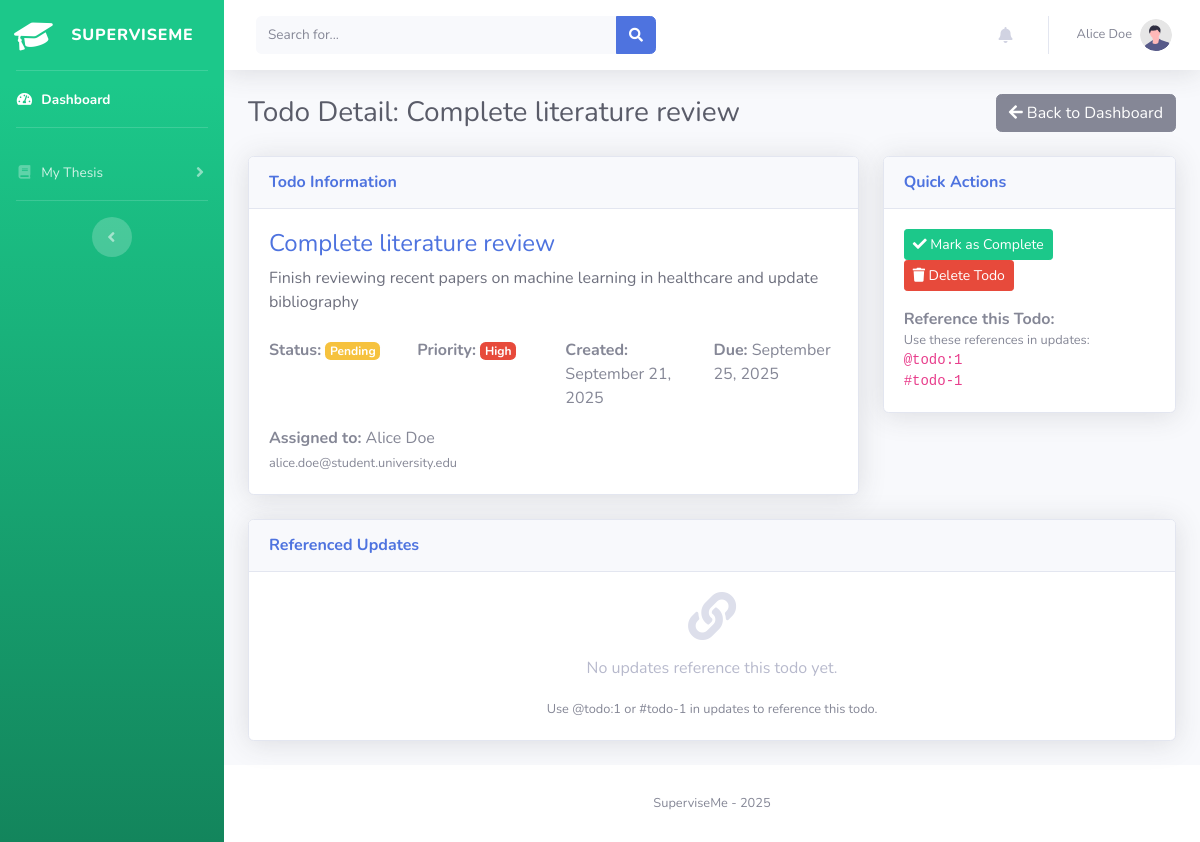
Page /student/todo/1 (signed in) on the committed database.
### superviseme/models.py (models this page shows)
class User_mgmt(UserMixin, db.Model):
    __tablename__ = "user_mgmt"
    id = db.Column(db.Integer, primary_key=True)
    username = db.Column(db.String(50), nullable=False, unique=True)
    name = db.Column(db.String(15))
    surname = db.Column(db.String(15))
    cdl = db.Column(db.String(15))
    email = db.Column(db.String(50), nullable=False, unique=True)
    password = db.Column(db.String(80), nullable=False)
    user_type = db.Column(db.String(10), nullable=False, default="student")
    joined_on = db.Column(db.Integer, nullable=False)
    gender = db.Column(db.String(10), default=None)
    nationality = db.Column(db.String(15), default=None)
    last_activity = db.Column(db.Integer, nullable=True)  # Track last activity timestamp
    last_activity_location = db.Column(db.String(100), nullable=True)  # Track where they were last active
    telegram_user_id = db.Column(db.String(50), nullable=True)  # Telegram user ID for bot notifications
    telegram_enabled = db.Column(db.Boolean, default=False, nullable=False)  # Enable/disable Telegram notifications
    telegram_notification_types = db.Column(db.Text, nullable=True)  # JSON string of enabled notification types
    thesis = db.relationship("Thesis", backref="author", lazy=True)

class Todo(db.Model):
    __tablename__ = "todo"
    id = db.Column(db.Integer, primary_key=True)
    thesis_id = db.Column(db.Integer, db.ForeignKey("thesis.id"), nullable=False)
    author_id = db.Column(db.Integer, db.ForeignKey("user_mgmt.id"), nullable=False)
    title = db.Column(db.String(200), nullable=False)
    description = db.Column(db.Text, nullable=True)
    status = db.Column(db.String(20), nullable=False, default="pending")  # "pending", "completed", "cancelled"
    priority = db.Column(db.String(10), nullable=False, default="medium")  # "low", "medium", "high"
    assigned_to_id = db.Column(db.Integer, db.ForeignKey("user_mgmt.id"), nullable=True)  # Can be assigned to student or supervisor
    due_date = db.Column(db.Integer, nullable=True)  # Unix timestamp
    completed_at = db.Column(db.Integer, nullable=True)  # Unix timestamp when marked complete
    created_at = db.Column(db.Integer, nullable=False)
    updated_at = db.Column(db.Integer, nullable=False)
    thesis = db.relationship("Thesis", backref="todos", lazy=True)
    author = db.relationship("User_mgmt", foreign_keys=[author_id], backref="created_todos", lazy=True)
    assigned_to = db.relationship("User_mgmt", foreign_keys=[assigned_to_id], backref="assigned_todos", lazy=True)

### superviseme/routes/student.py (the view)
@student.route("/student/todo/<int:todo_id>")
@login_required
def todo_detail(todo_id):
    privilege_check = check_privileges(current_user.username, role="student")
    if privilege_check is not True:
        return privilege_check
    todo = Todo.query.join(Thesis, Todo.thesis_id == Thesis.id).filter(
        Todo.id == todo_id,
        Thesis.author_id == current_user.id  # Student can access their thesis todos
    ).first()
    if not todo:
        flash("Todo not found or access denied")
        return redirect(url_for('student.dashboard'))
    from superviseme.models import Todo_Reference
    referenced_updates = db.session.query(Thesis_Update).join(Todo_Reference).filter(
        Todo_Reference.todo_id == todo_id
    ).order_by(Thesis_Update.created_at.desc()).all()
    return render_template("student/todo_detail.html", todo=todo,
                           referenced_updates=referenced_updates,
                           dt=datetime.fromtimestamp)

### superviseme/utils/logging_config.py (called while the page is built)
def log_request_response(app, loggers):
    @app.before_request
    def log_request_info():
        loggers['access_logger'].info("Request started", extra={
            'event_type': 'request_start',
            'endpoint': request.endpoint,
            'url_rule': str(request.url_rule) if request.url_rule else None,
            'content_length': request.content_length,
            'content_type': request.content_type
        })
    @app.after_request
    def log_response_info(response):
        loggers['access_logger'].info("Request completed", extra={
            'event_type': 'request_end',
            'status_code': response.status_code,
            'content_length': response.content_length,
            'content_type': response.content_type
        })
        return response

### superviseme/utils/miscellanea.py (called while the page is built, shortened)
def check_privileges(username, role="admin"):
    user = User_mgmt.query.filter_by(username=username).first()
    if not user:
        abort(404)
    return True

### superviseme/templates/student/todo_detail.html (shortened to what this page needs)
{% include 'admin/components/header.html' %}
<body id="page-top">
    <div id="wrapper">
        {% include 'student/components/sidebar.html' %}
        <div id="content-wrapper" class="d-flex flex-column">
            <div id="content">
                {% include 'admin/components/topbar.html' %}
                <div class="container-fluid">
                    <div class="d-sm-flex align-items-center justify-content-between mb-4">
                        <h1 class="h3 mb-0 text-gray-800">Todo Detail: {{ todo.title }}</h1>
                        <div>
                            <a href="{{ url_for('student.dashboard') }}" class="btn btn-secondary">
                                <i class="fas fa-arrow-left"></i> Back to Dashboard
                            </a>
                        </div>
                    </div>
                    <div class="row">
                        <div class="col-xl-8 col-lg-7">
                            <div class="card shadow mb-4">
                                <div class="card-header py-3">
                                    <h6 class="m-0 font-weight-bold text-primary">Todo Information</h6>
                                </div>
                                <div class="card-body">
                                    <h4 class="text-primary">{{ todo.title }}</h4>
                                    <p class="text-gray-700">{{ todo.description or "No description provided" }}</p>
                                    <div class="row mt-4">
                                        <div class="col-md-3">
                                            <strong>Status:</strong>
                                            <span class="badge {% if todo.status == 'completed' %}badge-success{% elif todo.status == 'cancelled' %}badge-danger{% else %}badge-warning{% endif %}">
                                                {{ todo.status|title }}
                                            </span>
                                        </div>
                                        <div class="col-md-3">
                                            <strong>Priority:</strong>
                                            <span class="badge {% if todo.priority == 'high' %}badge-danger{% elif todo.priority == 'medium' %}badge-warning{% else %}badge-info{% endif %}">
                                                {{ todo.priority|title }}
                                            </span>
                                        </div>
                                        <div class="col-md-3">
                                            <strong>Created:</strong>
                                            {{ dt(todo.created_at).strftime('%B %d, %Y') if todo.created_at else 'Unknown' }}
                                        </div>
                                        <div class="col-md-3">
                                            {% if todo.due_date %}
                                            <strong>Due:</strong>
                                            {{ dt(todo.due_date).strftime('%B %d, %Y') }}
                                            {% endif %}
                                        </div>
                                    </div>
                                    {% if todo.assigned_to %}
                                    <div class="mt-3">
                                        <strong>Assigned to:</strong> {{ todo.assigned_to.name }} {{ todo.assigned_to.surname }}
                                        <br><small class="text-muted">{{ todo.assigned_to.email }}</small>
                                    </div>
                                    {% endif %}
                                </div>
                            </div>
                        </div>
                        <div class="col-xl-4 col-lg-5">
                            <div class="card shadow mb-4">
                                <div class="card-header py-3">
                                    <h6 class="m-0 font-weight-bold text-primary">Quick Actions</h6>
                                </div>
                                <div class="card-body">
                                    <div class="d-grid gap-2">
                                        <a href="{{ url_for('student.toggle_todo', todo_id=todo.id) }}" class="btn {% if todo.status == 'completed' %}btn-warning{% else %}btn-success{% endif %} btn-sm">
                                            <i class="fas {% if todo.status == 'completed' %}fa-undo{% else %}fa-check{% endif %}"></i>
                                            {% if todo.status == 'completed' %}Mark as Pending{% else %}Mark as Complete{% endif %}
                                        </a>
                                        {% if todo.author_id == current_user.id %}
                                        <button class="btn btn-danger btn-sm" onclick="if(confirm('Are you sure you want to delete this todo?')) window.location.href='{{ url_for('student.delete_todo', todo_id=todo.id) }}'">
                                            <i class="fas fa-trash"></i> Delete Todo
                                        </button>
                                        {% endif %}
                                        <div class="mt-3">
                                            <strong>Reference this Todo:</strong>
                                            <small class="text-muted d-block">Use these references in updates:</small>
                                            <code class="d-block">@todo:{{ todo.id }}</code>
                                            <code class="d-block">#todo-{{ todo.id }}</code>
                                        </div>
                                    </div>
                                </div>
                            </div>
                        </div>
                    </div>
                    {% if referenced_updates %}
                    <div class="row">
                        <div class="col-12">
                            <div class="card shadow mb-4">
                                <div class="card-header py-3">
                                    <h6 class="m-0 font-weight-bold text-primary">Updates Referencing This Todo</h6>
                                </div>
                                <div class="card-body">
                                    {% for update in referenced_updates %}
                                    <div class="card border-left-primary mb-3">
                                        <div class="card-body">
                                            <div class="d-flex justify-content-between align-items-start mb-2">
                                                <div>
                                                    <strong class="text-primary">
                                                        {% if update.update_type == 'student_update' %}
                                                            <i class="fas fa-user"></i> Your Update
                                                        {% else %}
                                                            <i class="fas fa-user-tie"></i> Supervisor Feedback
                                                        {% endif %}
                                                    </strong>
                                                    <small class="text-muted d-block">{{ dt(update.created_at).strftime('%B %d, %Y at %I:%M %p') if update.created_at else 'Unknown' }}</small>
                                                </div>
                                            </div>
                                            <div class="text-gray-800">
                                                {{ update.content|safe }}
                                            </div>
                                        </div>
                                    </div>
                                    {% endfor %}
                                </div>
                            </div>
                        </div>
                    </div>
                    {% else %}
                    <div class="row">
                        <div class="col-12">
                            <div class="card shadow mb-4">
                                <div class="card-header py-3">
                                    <h6 class="m-0 font-weight-bold text-primary">Referenced Updates</h6>
                                </div>
                                <div class="card-body text-center">
                                    <i class="fas fa-link fa-3x text-gray-300 mb-3"></i>
                                    <p class="text-gray-500">No updates reference this todo yet.</p>
                                    <small class="text-muted">Use @todo:{{ todo.id }} or #todo-{{ todo.id }} in updates to reference this todo.</small>
                                </div>
                            </div>
                        </div>
                    </div>
                    {% endif %}
                </div>
            </div>
            {% include 'admin/components/footer.html' %}
</body>
</html>

### superviseme/templates/admin/components/topbar.html (shortened to what this page needs)
<nav class="navbar navbar-expand navbar-light bg-white topbar mb-4 static-top shadow">
                    <form
                        class="d-none d-sm-inline-block form-inline mr-auto ml-md-3 my-2 my-md-0 mw-100 navbar-search"
                        method="POST"
                        action="{% if current_user.user_type == 'admin' %}/admin/search{% elif current_user.user_type == 'supervisor' %}/supervisor/search{% elif current_user.user_type == 'student' %}/student/search{% else %}#{% endif %}">
                        <div class="input-group">
                            <input type="text" class="form-control bg-light border-0 small"
                                   placeholder="Search for..."
                                   name="search_term"
                                   required
                                   minlength="1"
                                   aria-label="Search" aria-describedby="basic-addon2">
                            <div class="input-group-append">
                                <button class="btn btn-primary" type="submit">
                                    <i class="fas fa-search fa-sm"></i>
                                </button>
                            </div>
                        </div>
                    </form>
                    <ul class="navbar-nav ml-auto">
                        <li class="nav-item dropdown no-arrow mx-1">
                            <a class="nav-link dropdown-toggle" href="#" id="alertsDropdown" role="button"
                                data-toggle="dropdown" aria-haspopup="true" aria-expanded="false">
                                <i class="fas fa-bell fa-fw"></i>
                            </a>
                        </li>
                        <li class="nav-item dropdown no-arrow">
                            <a class="nav-link dropdown-toggle" href="#" id="userDropdown" role="button"
                                data-toggle="dropdown" aria-haspopup="true" aria-expanded="false">
                                <span class="mr-2 d-none d-lg-inline text-gray-600 small">{{ current_user.name }} {{ current_user.surname }}</span>
                                <img class="img-profile rounded-circle"
                                    src="{{ url_for('static', filename='assets/img/undraw_profile.svg') }}">
                            </a>
                        </li>
                    </ul>
                </nav>

### rows in the picture
User_mgmt: name "Alice", surname "Doe", assigned_to.name "Alice", assigned_to.surname "Doe", assigned_to.email "alice.doe@student.university.edu"
Todo: title "Complete literature review", description "Finish reviewing recent papers on machine learning in healthcare and update bibliography", status "Pending", priority "High", created_at "September 21, 2025", due_date "September 25, 2025", id "1"
